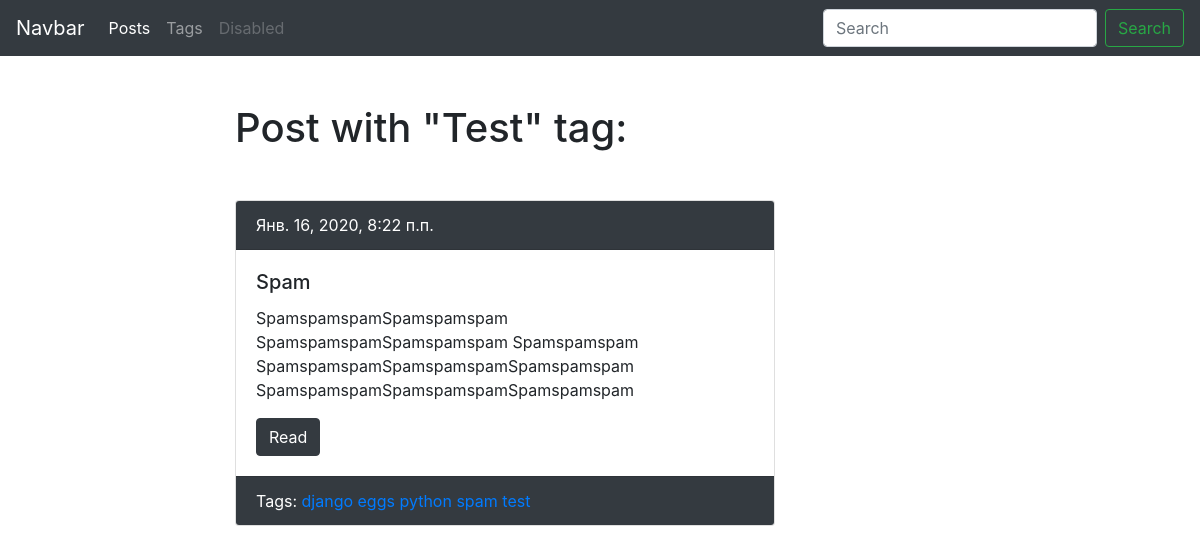
The app's page /blog/tag/test/ with its own data.
### blog/models.py (models this page shows, shortened)
class Tag(models.Model):
    title = models.CharField('Тег', max_length=50)
    slug = models.SlugField('url', max_length=50, unique=True)
    published = models.BooleanField('Отображать?', default=True)
    def get_absolute_url(self):
        return reverse('blog:tag_detail_url', kwargs={'slug': self.slug})
    class Meta:
        ordering = ['title']
        verbose_name = 'Тег'
        verbose_name_plural = 'Теги'

class Post(models.Model):
    author = models.ForeignKey(
        User,
        verbose_name='Автор',
        on_delete=models.SET_NULL,
        null=True,
        blank=True
    )
    title = models.CharField('Заголовок', max_length=50, db_index=True)
    slug = models.SlugField('url', max_length=50, unique=True, blank=True)
    body = models.TextField('Тело', blank=True, db_index=True)
    pub_date = models.DateTimeField('Дата публикации', auto_now_add=True)
    tags = models.ManyToManyField('Tag', blank=True, related_name='posts', verbose_name='Тег')
    image = models.ImageField('Изображение', upload_to='post/', null=True, blank=True)
    published = models.BooleanField('Опубликовать?', default=True)
    viewed = models.PositiveIntegerField('Просмотернно', default=0)
    def get_absolute_url(self):
        return reverse('blog:post_detail_url', kwargs={'slug': self.slug})
    class Meta:
        ordering = ['-pub_date']
        verbose_name = 'Пост'
        verbose_name_plural = 'Посты'

### blog/views.py (the view)
# urls.py: path('tag/<str:slug>/', TagDetail.as_view(), name='tag_detail_url'),
class TagDetail(ObjectDetailMixin, View):
    model = Tag
    template = 'blog/tag_detail.html'

### blog/utils.py (called while the page is built)
    def get(self, request, slug):
        obj = get_object_or_404(self.model, slug__iexact=slug, published=True)
        context = {
            self.model.__name__.lower(): obj,
            'admin_object': obj,
            'detail': True,
        }
        if self.model_form:
            form = self.model_form()
            context['form'] = form
        return render(request, self.template, context)

### blog/templates/blog/tag_detail.html (shortened to what this page needs)
{% extends 'blog/base_blog.html' %}
{% block content %}
    <h1 class="mb-5">Post with "{{ tag.title|title }}" tag:</h1>
    {% for post in tag.posts.all %}
        {% include 'blog/includes/post_card_template.html' %}
    {% endfor %}
{% endblock %}

### blog/templates/blog/includes/post_card_template.html
{% if post.published %}
    <div class="card mb-4">
        <div class="card-header bg-dark text-white">
            {{ post.pub_date }}
        </div>
        <div class="card-body">
            <h5 class="card-title">{{ post.title }}</h5>
            <p class="card-text">{{ post.body|truncatewords:15 }}</p>
            <a href="{{ post.get_absolute_url }}" class="btn btn-dark">Read</a>
        </div>
        <div class="card-footer text-white bg-dark">
            Tags:
            {% for tag in post.tags.all %}
                {% if tag.published %}
                    <a href="{{ tag.get_absolute_url }}">{{ tag.title }}</a>
                {% endif %}
            {% endfor %}
        </div>
    </div>
{% endif %}

### records on screen
Tag: title "Test", title "test"
Post: pub_date "Янв. 16, 2020, 8:22 п.п.", title "Spam", body "SpamspamspamSpamspamspam SpamspamspamSpamspamspam Spamspamspam SpamspamspamSpamspamspamSpamspamspam SpamspamspamSpamspamspamSpamspamspam"
Tag: title "django"
Tag: title "eggs"
Tag: title "python"
Tag: title "spam"
